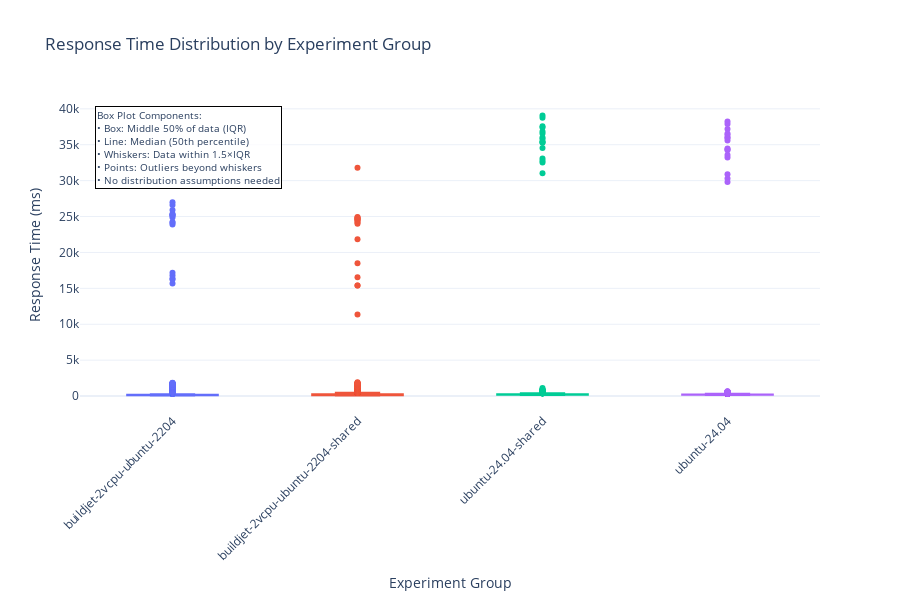

This figure's notebook cell:
### Markdown cell above
## Box Plot Analysis

Creating a box plot similar to the one described in [What is a Boxplot?](https://statisticsbyjim.com/graphs/box-plot) to visualize the distribution and variability of response times across different experiment groups.

The box plot shows:
* **Box**: Interquartile range (25th to 75th percentile)
* **Line in box**: Median (50th percentile)
* **Whiskers**: Extend to 1.5 * IQR from the box edges
* **Points**: Outliers beyond the whiskers

### Code cell
# Create box plot grouped by experiment groups
fig = px.box(
    successful_data,
    x="experiment_group",
    y="response_time_ms",
    title="Response Time Distribution by Experiment Group",
    labels={"response_time_ms": "Response Time (ms)", "experiment_group": "Experiment Group"},
    color="experiment_group",
)

# Customize the plot
fig.update_layout(height=600, showlegend=False, xaxis_tickangle=-45, template="plotly_white")

# Add annotations explaining the box plot components (no normal distribution assumption)
fig.add_annotation(
    x=0.02,
    y=0.98,
    xref="paper",
    yref="paper",
    text="Box Plot Components:<br>"
    + "• Box: Middle 50% of data (IQR)<br>"
    + "• Line: Median (50th percentile)<br>"
    + "• Whiskers: Data within 1.5×IQR<br>"
    + "• Points: Outliers beyond whiskers<br>"
    + "• No distribution assumptions needed",
    showarrow=False,
    bgcolor="rgba(255,255,255,0.8)",
    bordercolor="black",
    borderwidth=1,
    font=dict(size=10),
    align="left",
)

fig.show()

### Figure 1 — Plotly figure (JSON) as saved in the notebook; plotly's stock layout.template omitted (floating-point values rounded to 4 significant figures; data arrays with more than 128 entries replaced by an {"elided": "..."} marker saying what was removed)
{"data": [{"alignmentgroup": "True", "hovertemplate": "Experiment Group=%{x}<br>Response Time (ms)=%{y}<extra></extra>", "legendgroup": "buildjet-2vcpu-ubuntu-2204", "marker": {"color": "#636efa"}, "name": "buildjet-2vcpu-ubuntu-2204", "notched": false, "offsetgroup": "buildjet-2vcpu-ubuntu-2204", "orientation": "v", "showlegend": true, "type": "box", "x": {"elided": "1600 str values"}, "x0": " ", "xaxis": "x", "y": {"elided": "1600 float values"}, "y0": " ", "yaxis": "y"}, {"alignmentgroup": "True", "hovertemplate": "Experiment Group=%{x}<br>Response Time (ms)=%{y}<extra></extra>", "legendgroup": "buildjet-2vcpu-ubuntu-2204-shared", "marker": {"color": "#EF553B"}, "name": "buildjet-2vcpu-ubuntu-2204-shared", "notched": false, "offsetgroup": "buildjet-2vcpu-ubuntu-2204-shared", "orientation": "v", "showlegend": true, "type": "box", "x": {"elided": "1600 str values"}, "x0": " ", "xaxis": "x", "y": {"elided": "1600 float values"}, "y0": " ", "yaxis": "y"}, {"alignmentgroup": "True", "hovertemplate": "Experiment Group=%{x}<br>Response Time (ms)=%{y}<extra></extra>", "legendgroup": "ubuntu-24.04-shared", "marker": {"color": "#00cc96"}, "name": "ubuntu-24.04-shared", "notched": false, "offsetgroup": "ubuntu-24.04-shared", "orientation": "v", "showlegend": true, "type": "box", "x": {"elided": "1600 str values"}, "x0": " ", "xaxis": "x", "y": {"elided": "1600 float values"}, "y0": " ", "yaxis": "y"}, {"alignmentgroup": "True", "hovertemplate": "Experiment Group=%{x}<br>Response Time (ms)=%{y}<extra></extra>", "legendgroup": "ubuntu-24.04", "marker": {"color": "#ab63fa"}, "name": "ubuntu-24.04", "notched": false, "offsetgroup": "ubuntu-24.04", "orientation": "v", "showlegend": true, "type": "box", "x": {"elided": "1600 str values"}, "x0": " ", "xaxis": "x", "y": {"elided": "1600 float values"}, "y0": " ", "yaxis": "y"}], "layout": {"annotations": [{"align": "left", "bgcolor": "rgba(255,255,255,0.8)", "bordercolor": "black", "borderwidth": 1, "font": {"size": 10}, "showarrow": false, "text": "Box Plot Components:<br>• Box: Middle 50% of data (IQR)<br>• Line: Median (50th percentile)<br>• Whiskers: Data within 1.5×IQR<br>• Points: Outliers beyond whiskers<br>• No distribution assumptions needed", "x": 0.02, "xref": "paper", "y": 0.98, "yref": "paper"}], "boxmode": "overlay", "height": 600, "legend": {"title": {"text": "Experiment Group"}, "tracegroupgap": 0}, "showlegend": false, "title": {"text": "Response Time Distribution by Experiment Group"}, "xaxis": {"anchor": "y", "categoryarray": ["buildjet-2vcpu-ubuntu-2204", "buildjet-2vcpu-ubuntu-2204-shared", "ubuntu-24.04-shared", "ubuntu-24.04"], "categoryorder": "array", "domain": [0, 1], "tickangle": -45, "title": {"text": "Experiment Group"}}, "yaxis": {"anchor": "x", "domain": [0, 1], "title": {"text": "Response Time (ms)"}}}}
